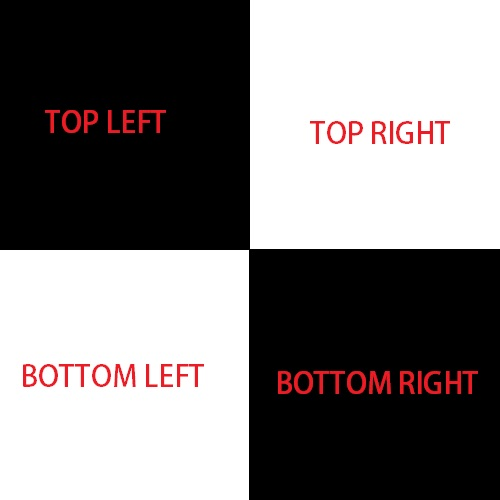
#> input picture img/quadrants.jpg, 500 x 500 px
$ python main_sequence.py   (older library calls are emulated)
#> lines starting #> are read from the running program, lines starting #| are printed output that depends on the picture; after the words box and inside, x2 and y2 are one past the last pixel; in counts of white or black regions, pixels touching at a corner belong together
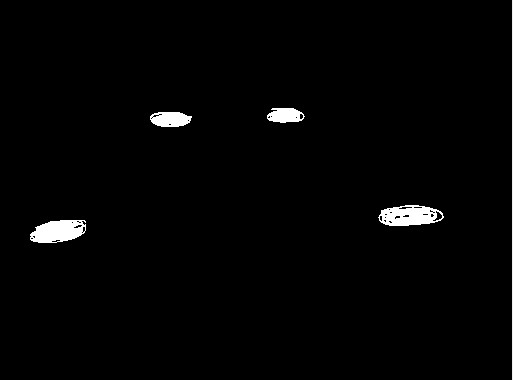
#> input picture img/dots_clean.jpg, 513 x 380 px
### obsolete/filament_marker_selection.py
## Brendan Ind

from obsolete.functions import *


def select(windowName="ERROR: Window name not set"):

    global precision
    precision = 150

    # [17 lines left out: function callback, not called in this run]

    # cap = cv2.VideoCapture(0, cv2.CAP_DSHOW)
    cv2.namedWindow(windowName)
    cv2.setMouseCallback(windowName, callback)

    ## THIS IS THE CODE TO ISOLATE THE COLOUR WE WANT
    # ---------------------------------------------------------------------------------------------------------------------
    #cap = cv2.VideoCapture(0, cv2.CAP_DSHOW)
    #cap = cv2.VideoCapture('http://192.168.5.45:8080/videofeed')
    cap = cv2.VideoCapture(0)
    ret, frame = cap.read()
    unedited = frame

    while True:
        frame = unedited
        #frame = cv2.imread("img/ender_proper.jpg")

        frame = resize(frame, 500, 500)
        ## Create two arrays which are the two colour thresholds
        lower = np.array([picker_blue - precision, picker_green - precision, picker_red - precision])
        upper = np.array([picker_blue+precision , picker_green+precision, picker_red+precision])

        ## Make a mask from the threshold arrays by combining them
        mask = cv2.inRange(frame, lower, upper)  ##lower, upper


        ## This is the result of the bitwise_and manipulation that is the result of the mask and frame
        result = cv2.bitwise_and(frame, frame, mask=mask)

        ## Save the resultant array as "arrays", which is our future array to refer back to the pointers with
        out_original = frame
        out = result
        out_bw = cv2.cvtColor(out, cv2.COLOR_BGR2GRAY)
        out_clean = removeNoise(out, its=1)

        ## Show that frame with the resulting array on it
        cv2.imshow(windowName, out)

        ## Press ENTER to quit
        if cv2.waitKey(1) & 0xFF == 13:  ##13 is the carriage return key, so will break with enter key
            break
    cv2.destroyAllWindows()
    cap.release()
    # ---------------------------------------------------------------------------------------------------------------------

    return out, out_bw, out_clean, out_original

### obsolete/functions.py
## Brendan Ind

import cv2
from sklearn.feature_extraction import image
from sklearn.cluster import spectral_clustering
import numpy as np
from scipy import ndimage
import matplotlib.pyplot as plt
from PIL import Image
import math
import time
import datetime
import skimage.util as skimage

picker_blue = 0
picker_green = 0
picker_red = 0


def PILconvert(array):
    ## Converting images from the np format (bool and 3 channels for RGB)
    ## To PIL compatible images with 0-255

    return Image.fromarray((array * 255).astype(np.uint8))


def resize(array, width, height):
    dsize = (width, height)
    output = cv2.resize(array, dsize)
    return output


def img_to_uint8(array):
    return skimage.img_as_ubyte(array)


# [37 lines left out: functions information, format_array, not called in this run]


def red(val):
    print("Changed Red to: ", val)


def green(val):
    print("Changed Green to: ", val)


def blue(val):
    print("Changed Blue to: ", val)


def precision(val):
    print("Changed precision to", val)


# [23 lines left out: functions createTrackbars, putTimestamp, updateTrackbarValues, not called in this run]


def removeNoise(array, its=10):
    """
    :rtype: object
    """

    PILified = PILconvert(array)

    eroded = ndimage.binary_erosion(PILified, iterations=its)
    reconstruction = np.array(ndimage.binary_propagation(eroded, mask=PILified), dtype="uint8")

    return reconstruction


# [42 lines left out: functions whiteimg, blackimg, returnpixels, not called in this run]


def convert_to_uint(array):
    ## TODO Learning opportunity of data types
    return (array * 255).astype(np.uint8)


# [100 lines left out: functions monochrome, findDistance, pythag, contain_colour, erosionExample, not called in this run]


def current_time():
    return str(datetime.datetime.now())


# [73 lines left out: functions draw_dot, plt3, quadrant, not called in this run]

### obsolete/main_sequence.py
## Brendan Ind 2020-2021 A-Level CS NEA
## Main launch file

## RUN ME!!!!!!
## (Ensure you have the requirements.txt installed.)
from obsolete.filament_marker_selection import select
from obsolete.object_tracking import *
from obsolete.finding_blobs import *

## RUN LOGIN PAGE
##---------------------------------------------------------------##


##---------------------------------------------------------------##


## GET THE CORRECT ARRAYS:
##---------------------------------------------------------------##
proceed = False
#> proceed = False
while not proceed:
    markers, markers_bw, markers_clean, markers_original = select("Select the marker colour")
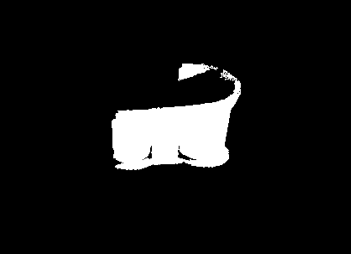
#> input picture filament_example.png, 351 x 254 px, given in place of the camera
#> in select, frame is the input picture: shape (254, 351, 3); min 0, max 255, mean 21
#> in resize, `output = cv2.resize(array, dsize)`:
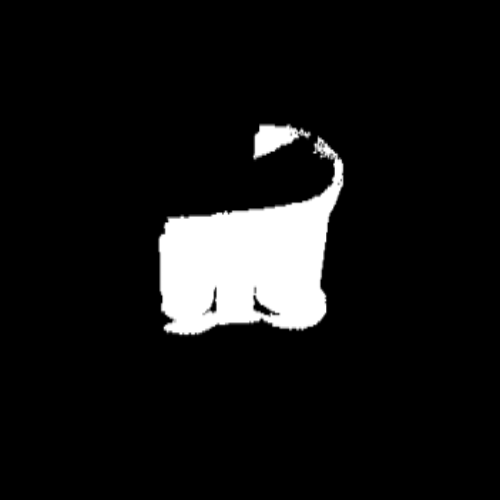
#> output: shape (500, 500, 3); min 0, max 255, mean 21
#> in select, `mask = cv2.inRange(frame, lower, upper)`:
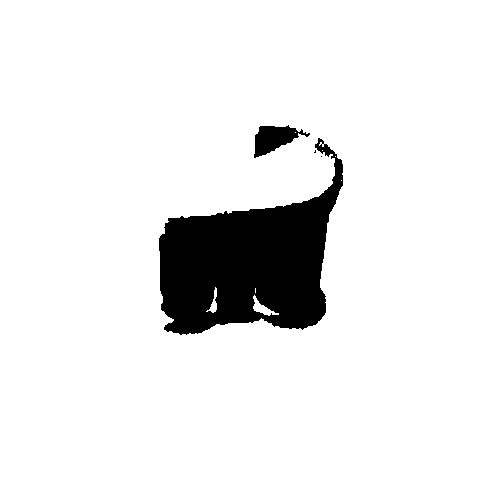
#> mask: shape (500, 500); 91.9% white; 4 black regions (2 under 20 px), largest, box (x1, y1, x2, y2) and area: (159, 138, 343, 335) 19382, (254, 125, 310, 158) 945
#> in select, `result = cv2.bitwise_and(frame, frame, mask=mask)`:
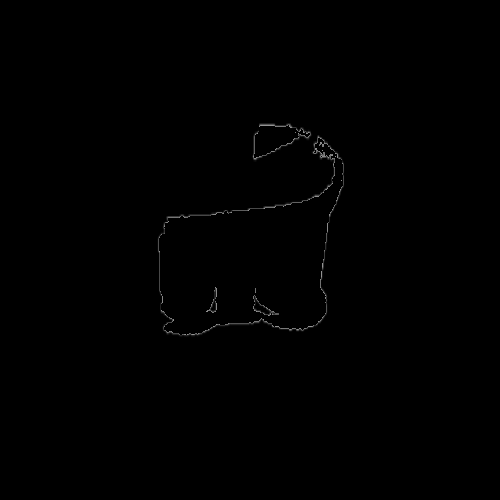
#> result: shape (500, 500, 3); min 0, max 150, mean 0.6
#> in removeNoise, `reconstruction = np.array(ndimage.binary_propagation(eroded, mask=PILi..`:
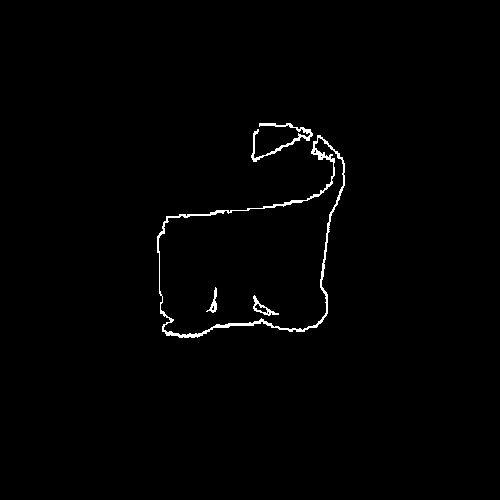
#> reconstruction: shape (500, 500, 3); values 0 (black) and 1 (white), 0.99% white in thin lines or dots, all inside (x1, y1, x2, y2) = (157, 123, 345, 338)
#> (key Esc is pressed here)
    print("Got the marker array")
    filament, filament_bw, filament_clean, filament_original = select("Select the filament colour")
    print("Got the filament array")

#> (the run stopped early here; a loop or call above may not have finished)
